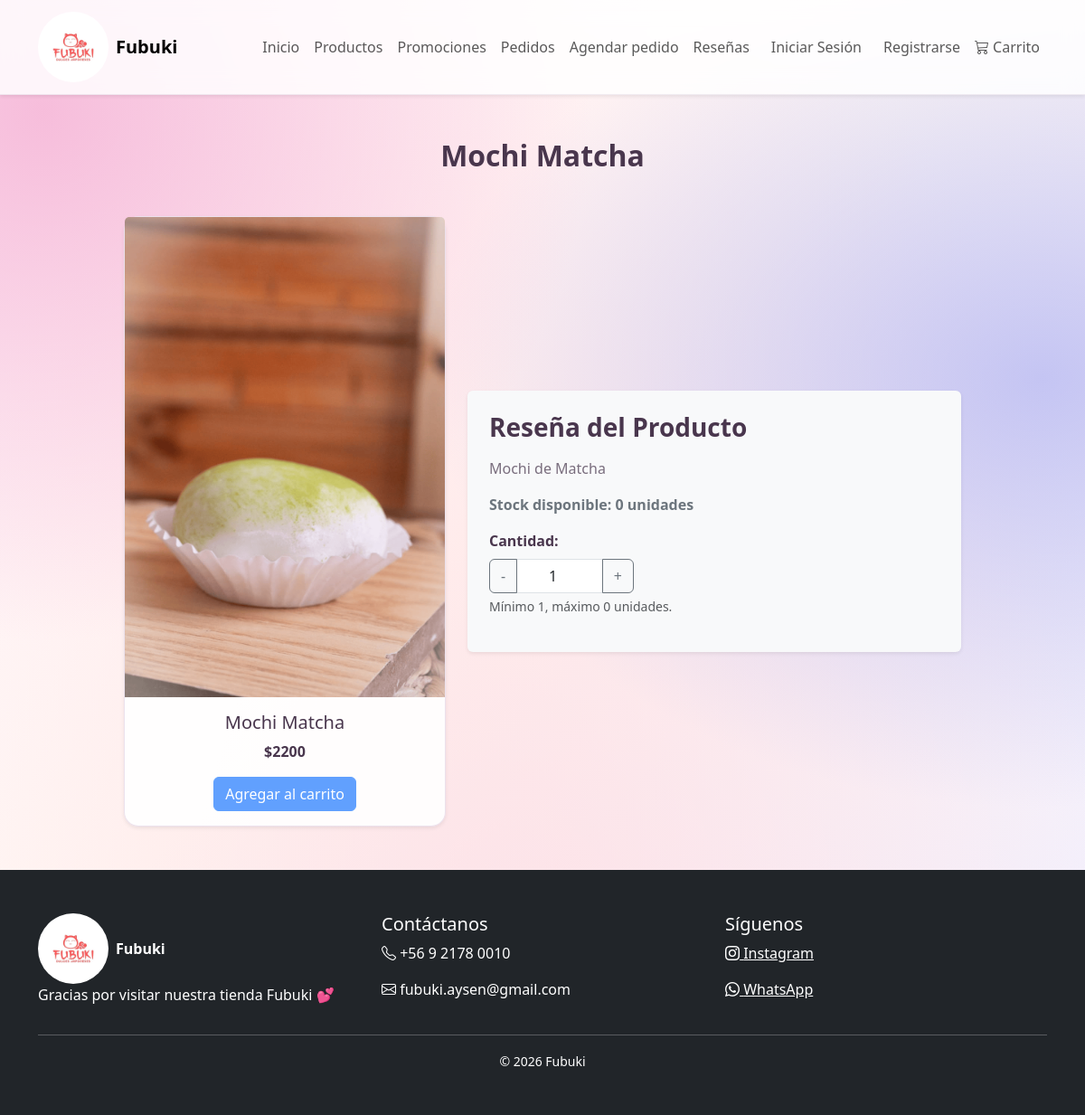
The page /producto/1/ on the database its author committed.
### FubukiApp/models.py (models this page shows, shortened)
class Producto(models.Model):
    nombre = models.CharField(max_length=150)
    descripcion = models.TextField(max_length=1000)
    precio = models.IntegerField()
    imagen = models.ImageField(upload_to='productos/', null=True, blank=True)
    stock = models.PositiveIntegerField()

### FubukiApp/views.py (the view)
# urls.py: path('producto/<int:producto_id>/', views.detalle_producto, name='detalle_producto'),
def detalle_producto(request, producto_id):
    producto = get_object_or_404(Producto, id=producto_id)
    producto.imagen_url = _imagen_producto(producto.imagen)
    limite_compra_maximo = 50
    tope_maximo = min(producto.stock, limite_compra_maximo)
    return render(request, 'detalle_producto.html', {
        'producto': producto,
        'tope_maximo': tope_maximo
    })

### FubukiApp/views.py (called while the page is built)
def _imagen_producto(imagen_field):
    if not imagen_field:
        return 'img/mochi.png'  # Tu imagen por defecto en static/img/mochi.png
    try:
        return imagen_field.url
    except (ValueError, AttributeError):
        return 'img/mochi.png'

### templates/detalle_producto.html (shortened to what this page needs)
{% extends 'base.html' %}
{% load static %}
{% block content %}
<section class="py-5">
    <div class="container">
        <div class="text-center mb-5">
            <h2 class="fw-bold">
                {{ producto.nombre }}
            </h2>
        </div>
        <div class="row justify-content-center align-items-center g-4">
            <div class="col-md-5 col-lg-4">
                <div class="card h-100 shadow-sm">
                    <img src="{% static producto.imagen_url %}" class="card-img-top" alt="{{ producto.nombre }}">
                    <div class="card-body text-center">
                        <h5 class="card-title">
                            {{ producto.nombre }}
                        </h5>
                        <p class="card-text fw-bold">
                            ${{ producto.precio }}
                        </p>
                        <form method="post" action="{% url 'agregar_carrito' producto.id %}">
                            <button type="submit" class="btn btn-primary" {% if tope_maximo < 1 %}disabled{% endif %}>
                                Agregar al carrito
                            </button>
                        </form>
                    </div>
                </div>
            </div>
            <div class="col-md-7 col-lg-6">
                <div class="p-4 bg-light rounded shadow-sm h-100 d-flex flex-column justify-content-center">
                    <h3 class="fw-bold mb-3">Reseña del Producto</h3>
                    <p class="text-muted mb-3">
                        {{ producto.descripcion }}
                    </p>
                    <p class="text-secondary fw-semibold">
                        Stock disponible: {{ producto.stock }} unidades
                    </p>
                    <div class="mb-3">
                        <label for="cantidad" class="form-label fw-bold">Cantidad:</label>
                        <div class="input-group" style="max-width: 160px;">
                            <button class="btn btn-outline-secondary" type="button" id="btn-menos">-</button>
                            <input type="number" class="form-control text-center" id="cantidad" value="1" min="1" max="{{ tope_maximo }}" readonly>
                            <button class="btn btn-outline-secondary" type="button" id="btn-mas">+</button>
                        </div>
                        <div class="form-text">Mínimo 1, máximo {{ tope_maximo }} unidades.</div>
                    </div>
                </div>
            </div>
        </div>
    </div>
</section>
{% endblock %}

### static/css/style.css (style rules this page uses)
:root { --fubuki-ink: #49364d; --fubuki-pink: #f8e6f0; --fubuki-lilac: #ecebfb; }
body { min-height: 100vh; color: var(--fubuki-ink); background-color: #fff4fa; background-image: radial-gradient(ellipse at 4% 10%, rgba(244, 174, 211, .78), transparent 38rem), radial-gradient(ellipse at 96% 34%, rgba(176, 178, 241, .72), transparent 42rem), radial-gradient(ellipse at 48% 100%, rgba(255, 213, 220, .66), transparent 44rem), linear-gradient(135deg, #fff2f9 0%, #fff8f4 46%, #f0efff 100%); background-attachment: fixed; }
main, section { position: relative; }
.btn-primary { --bs-btn-bg: #c34f91; --bs-btn-border-color: #c34f91; --bs-btn-hover-bg: #a83b79; --bs-btn-hover-border-color: #a83b79; --bs-btn-active-bg: #96346d; --bs-btn-active-border-color: #96346d; }
.card { color: var(--fubuki-ink); background: rgba(255, 255, 255, .9); border: 1px solid rgba(221, 202, 222, .55); border-radius: 1rem; }
.text-muted { color: #796d7d !important; }
@media (prefers-reduced-motion: no-preference) { .card { transition: transform .2s ease, box-shadow .2s ease; } }

### rows shown on the page
Producto: nombre "Mochi Matcha", precio "2200", descripcion "Mochi de Matcha", stock "0"

### other values the page prints
{{ tope_maximo }} "0"
